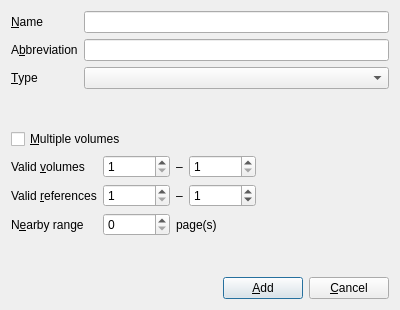
<?xml version="1.0" encoding="UTF-8"?>
<ui version="4.0">
 <class>Dialog</class>
 <widget class="QDialog" name="Dialog">
  <property name="geometry">
   <rect>
    <x>0</x>
    <y>0</y>
    <width>400</width>
    <height>310</height>
   </rect>
  </property>
  <property name="windowTitle">
   <string>New Source</string>
  </property>
  <layout class="QVBoxLayout" name="verticalLayout_2">
   <item>
    <layout class="QVBoxLayout" name="verticalLayout">
     <item>
      <layout class="QGridLayout" name="gridLayout">
       <item row="0" column="0">
        <widget class="QLabel" name="label">
         <property name="text">
          <string>&amp;Name</string>
         </property>
         <property name="alignment">
          <set>Qt::AlignLeading|Qt::AlignLeft|Qt::AlignVCenter</set>
         </property>
         <property name="buddy">
          <cstring>nameBox</cstring>
         </property>
        </widget>
       </item>
       <item row="0" column="1">
        <widget class="QLineEdit" name="nameBox"/>
       </item>
       <item row="1" column="0">
        <widget class="QLabel" name="label_2">
         <property name="text">
          <string>A&amp;bbreviation</string>
         </property>
         <property name="alignment">
          <set>Qt::AlignLeading|Qt::AlignLeft|Qt::AlignVCenter</set>
         </property>
         <property name="buddy">
          <cstring>abbrevBox</cstring>
         </property>
        </widget>
       </item>
       <item row="1" column="1">
        <widget class="QLineEdit" name="abbrevBox"/>
       </item>
       <item row="2" column="0">
        <widget class="QLabel" name="label_3">
         <property name="text">
          <string>&amp;Type</string>
         </property>
         <property name="alignment">
          <set>Qt::AlignLeading|Qt::AlignLeft|Qt::AlignVCenter</set>
         </property>
         <property name="buddy">
          <cstring>typeCombo</cstring>
         </property>
        </widget>
       </item>
       <item row="2" column="1">
        <widget class="QComboBox" name="typeCombo"/>
       </item>
      </layout>
     </item>
     <item>
      <spacer name="verticalSpacer">
       <property name="orientation">
        <enum>Qt::Vertical</enum>
       </property>
       <property name="sizeHint" stdset="0">
        <size>
         <width>20</width>
         <height>40</height>
        </size>
       </property>
      </spacer>
     </item>
     <item>
      <widget class="QCheckBox" name="multVolCheckbox">
       <property name="text">
        <string>&amp;Multiple volumes</string>
       </property>
      </widget>
     </item>
     <item>
      <layout class="QGridLayout" name="gridLayout_2">
       <item row="1" column="2">
        <widget class="QLabel" name="label_9">
         <property name="maximumSize">
          <size>
           <width>10</width>
           <height>16777215</height>
          </size>
         </property>
         <property name="text">
          <string>–</string>
         </property>
        </widget>
       </item>
       <item row="0" column="2">
        <widget class="QLabel" name="label_8">
         <property name="text">
          <string>–</string>
         </property>
        </widget>
       </item>
       <item row="2" column="0">
        <widget class="QLabel" name="label_6">
         <property name="text">
          <string>N&amp;earby range</string>
         </property>
         <property name="alignment">
          <set>Qt::AlignLeading|Qt::AlignLeft|Qt::AlignVCenter</set>
         </property>
         <property name="buddy">
          <cstring>nearbyRange</cstring>
         </property>
        </widget>
       </item>
       <item row="1" column="0">
        <widget class="QLabel" name="label_5">
         <property name="text">
          <string>Valid &amp;references</string>
         </property>
         <property name="alignment">
          <set>Qt::AlignLeading|Qt::AlignLeft|Qt::AlignVCenter</set>
         </property>
         <property name="buddy">
          <cstring>valRefStart</cstring>
         </property>
        </widget>
       </item>
       <item row="2" column="1">
        <widget class="QSpinBox" name="nearbyRange">
         <property name="minimum">
          <number>0</number>
         </property>
         <property name="maximum">
          <number>10</number>
         </property>
        </widget>
       </item>
       <item row="1" column="3">
        <widget class="QSpinBox" name="valRefStop">
         <property name="maximum">
          <number>999999</number>
         </property>
         <property name="value">
          <number>1</number>
         </property>
        </widget>
       </item>
       <item row="0" column="1">
        <widget class="QSpinBox" name="valVolStart">
         <property name="minimum">
          <number>1</number>
         </property>
         <property name="maximum">
          <number>99999</number>
         </property>
        </widget>
       </item>
       <item row="0" column="3">
        <widget class="QSpinBox" name="valVolStop">
         <property name="minimum">
          <number>1</number>
         </property>
         <property name="maximum">
          <number>99999</number>
         </property>
        </widget>
       </item>
       <item row="0" column="0">
        <widget class="QLabel" name="valVolLabel">
         <property name="text">
          <string>Valid &amp;volumes</string>
         </property>
         <property name="alignment">
          <set>Qt::AlignLeading|Qt::AlignLeft|Qt::AlignVCenter</set>
         </property>
         <property name="buddy">
          <cstring>valVolStart</cstring>
         </property>
        </widget>
       </item>
       <item row="1" column="1">
        <widget class="QSpinBox" name="valRefStart">
         <property name="minimum">
          <number>1</number>
         </property>
         <property name="maximum">
          <number>999999</number>
         </property>
        </widget>
       </item>
       <item row="1" column="4">
        <spacer name="horizontalSpacer">
         <property name="orientation">
          <enum>Qt::Horizontal</enum>
         </property>
         <property name="sizeHint" stdset="0">
          <size>
           <width>40</width>
           <height>20</height>
          </size>
         </property>
        </spacer>
       </item>
       <item row="2" column="2" colspan="2">
        <widget class="QLabel" name="label_7">
         <property name="text">
          <string>page(s)</string>
         </property>
        </widget>
       </item>
      </layout>
     </item>
    </layout>
   </item>
   <item>
    <spacer name="verticalSpacer_2">
     <property name="orientation">
      <enum>Qt::Vertical</enum>
     </property>
     <property name="sizeHint" stdset="0">
      <size>
       <width>20</width>
       <height>40</height>
      </size>
     </property>
    </spacer>
   </item>
   <item>
    <layout class="QHBoxLayout" name="horizontalLayout">
     <item>
      <spacer name="horizontalSpacer_2">
       <property name="orientation">
        <enum>Qt::Horizontal</enum>
       </property>
       <property name="sizeHint" stdset="0">
        <size>
         <width>40</width>
         <height>20</height>
        </size>
       </property>
      </spacer>
     </item>
     <item>
      <widget class="QPushButton" name="addButton">
       <property name="text">
        <string>&amp;Add</string>
       </property>
      </widget>
     </item>
     <item>
      <widget class="QPushButton" name="cancelButton">
       <property name="text">
        <string>&amp;Cancel</string>
       </property>
      </widget>
     </item>
    </layout>
   </item>
  </layout>
 </widget>
 <tabstops>
  <tabstop>nameBox</tabstop>
  <tabstop>abbrevBox</tabstop>
  <tabstop>typeCombo</tabstop>
  <tabstop>multVolCheckbox</tabstop>
  <tabstop>valVolStart</tabstop>
  <tabstop>valVolStop</tabstop>
  <tabstop>valRefStart</tabstop>
  <tabstop>valRefStop</tabstop>
  <tabstop>nearbyRange</tabstop>
  <tabstop>addButton</tabstop>
  <tabstop>cancelButton</tabstop>
 </tabstops>
 <resources/>
 <connections/>
</ui>
